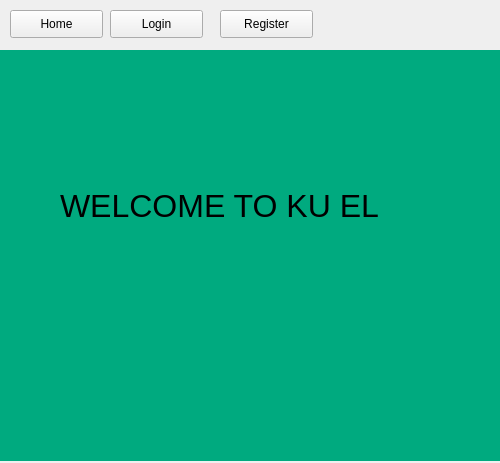
<?xml version="1.0" encoding="UTF-8"?>
<ui version="4.0">
 <class>Form</class>
 <widget class="QWidget" name="Form">
  <property name="geometry">
   <rect>
    <x>0</x>
    <y>0</y>
    <width>500</width>
    <height>463</height>
   </rect>
  </property>
  <property name="windowTitle">
   <string>Form</string>
  </property>
  <widget class="QPushButton" name="pushButton_2">
   <property name="geometry">
    <rect>
     <x>110</x>
     <y>10</y>
     <width>93</width>
     <height>28</height>
    </rect>
   </property>
   <property name="text">
    <string>Login</string>
   </property>
  </widget>
  <widget class="QPushButton" name="homeButton">
   <property name="geometry">
    <rect>
     <x>10</x>
     <y>10</y>
     <width>93</width>
     <height>28</height>
    </rect>
   </property>
   <property name="text">
    <string>Home</string>
   </property>
  </widget>
  <widget class="QPushButton" name="pushButton">
   <property name="geometry">
    <rect>
     <x>220</x>
     <y>10</y>
     <width>93</width>
     <height>28</height>
    </rect>
   </property>
   <property name="text">
    <string>Register</string>
   </property>
  </widget>
  <widget class="QStackedWidget" name="mainStack">
   <property name="geometry">
    <rect>
     <x>0</x>
     <y>50</y>
     <width>501</width>
     <height>411</height>
    </rect>
   </property>
   <property name="styleSheet">
    <string notr="true">background-color: rgb(0, 170, 127);</string>
   </property>
   <property name="currentIndex">
    <number>2</number>
   </property>
   <widget class="QWidget" name="loginPage">
    <widget class="QGroupBox" name="groupBox">
     <property name="geometry">
      <rect>
       <x>30</x>
       <y>0</y>
       <width>351</width>
       <height>241</height>
      </rect>
     </property>
     <property name="title">
      <string>Sign In</string>
     </property>
     <widget class="QWidget" name="layoutWidget">
      <property name="geometry">
       <rect>
        <x>50</x>
        <y>40</y>
        <width>251</width>
        <height>171</height>
       </rect>
      </property>
      <layout class="QVBoxLayout" name="verticalLayout_4">
       <item>
        <layout class="QHBoxLayout" name="horizontalLayout">
         <item>
          <layout class="QVBoxLayout" name="verticalLayout_3">
           <item>
            <widget class="QLabel" name="label">
             <property name="text">
              <string>Login ID:</string>
             </property>
            </widget>
           </item>
           <item>
            <widget class="QLabel" name="label_2">
             <property name="text">
              <string>Password:</string>
             </property>
            </widget>
           </item>
          </layout>
         </item>
         <item>
          <layout class="QVBoxLayout" name="verticalLayout">
           <item>
            <widget class="QLineEdit" name="lineEdit_userName"/>
           </item>
           <item>
            <widget class="QLineEdit" name="lineEdit_password">
             <property name="echoMode">
              <enum>QLineEdit::Password</enum>
             </property>
            </widget>
           </item>
          </layout>
         </item>
        </layout>
       </item>
       <item>
        <layout class="QVBoxLayout" name="verticalLayout_2">
         <item>
          <widget class="QPushButton" name="pushButton_Login">
           <property name="text">
            <string>Log In</string>
           </property>
          </widget>
         </item>
         <item>
          <widget class="QPushButton" name="pushButton_Login_2">
           <property name="text">
            <string>Register</string>
           </property>
          </widget>
         </item>
        </layout>
       </item>
      </layout>
     </widget>
    </widget>
   </widget>
   <widget class="QWidget" name="page">
    <widget class="QLabel" name="label_4">
     <property name="geometry">
      <rect>
       <x>100</x>
       <y>10</y>
       <width>301</width>
       <height>51</height>
      </rect>
     </property>
     <property name="font">
      <font>
       <pointsize>24</pointsize>
      </font>
     </property>
     <property name="text">
      <string>Register Today</string>
     </property>
    </widget>
    <widget class="QPushButton" name="pushButton_3">
     <property name="geometry">
      <rect>
       <x>190</x>
       <y>260</y>
       <width>80</width>
       <height>25</height>
      </rect>
     </property>
     <property name="text">
      <string>Submit</string>
     </property>
    </widget>
    <widget class="QWidget" name="layoutWidget_2">
     <property name="geometry">
      <rect>
       <x>60</x>
       <y>80</y>
       <width>371</width>
       <height>161</height>
      </rect>
     </property>
     <layout class="QVBoxLayout" name="verticalLayout_5">
      <item>
       <layout class="QVBoxLayout" name="verticalLayout_6">
        <item>
         <layout class="QVBoxLayout" name="verticalLayout_7">
          <item>
           <layout class="QVBoxLayout" name="verticalLayout_8">
            <item>
             <layout class="QHBoxLayout" name="horizontalLayout_2">
              <item>
               <widget class="QLineEdit" name="Fname">
                <property name="placeholderText">
                 <string>First Name</string>
                </property>
               </widget>
              </item>
              <item>
               <widget class="QLineEdit" name="Lname">
                <property name="placeholderText">
                 <string>Last Name</string>
                </property>
               </widget>
              </item>
             </layout>
            </item>
            <item>
             <widget class="QLineEdit" name="Email">
              <property name="placeholderText">
               <string>Email</string>
              </property>
             </widget>
            </item>
           </layout>
          </item>
          <item>
           <layout class="QHBoxLayout" name="horizontalLayout_3">
            <item>
             <widget class="QLineEdit" name="Password">
              <property name="echoMode">
               <enum>QLineEdit::Password</enum>
              </property>
              <property name="placeholderText">
               <string>Password</string>
              </property>
             </widget>
            </item>
            <item>
             <widget class="QLineEdit" name="Password_re">
              <property name="echoMode">
               <enum>QLineEdit::Password</enum>
              </property>
              <property name="placeholderText">
               <string>Re-enter Password</string>
              </property>
             </widget>
            </item>
           </layout>
          </item>
         </layout>
        </item>
        <item>
         <widget class="QLineEdit" name="Address">
          <property name="placeholderText">
           <string>Full Address</string>
          </property>
         </widget>
        </item>
       </layout>
      </item>
      <item>
       <widget class="QLineEdit" name="Number">
        <property name="placeholderText">
         <string>Mobile number</string>
        </property>
       </widget>
      </item>
     </layout>
    </widget>
   </widget>
   <widget class="QWidget" name="welcomePage">
    <widget class="QLabel" name="label_3">
     <property name="geometry">
      <rect>
       <x>60</x>
       <y>120</y>
       <width>371</width>
       <height>71</height>
      </rect>
     </property>
     <property name="font">
      <font>
       <pointsize>24</pointsize>
      </font>
     </property>
     <property name="text">
      <string>WELCOME TO KU EL</string>
     </property>
    </widget>
   </widget>
  </widget>
 </widget>
 <resources/>
 <connections/>
</ui>
